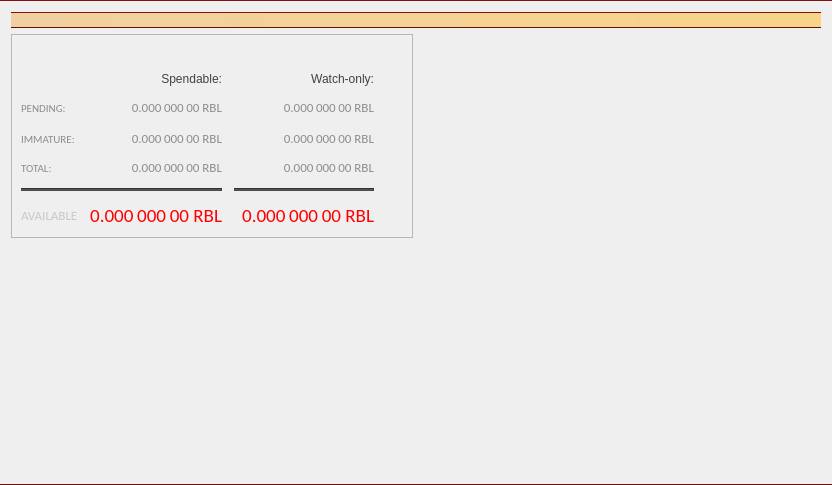
<?xml version="1.0" encoding="UTF-8"?>
<ui version="4.0">
 <class>OverviewPage</class>
 <widget class="QLabel" name="OverviewPage">
  <property name="enabled">
   <bool>true</bool>
  </property>
  <property name="geometry">
   <rect>
    <x>0</x>
    <y>0</y>
    <width>832</width>
    <height>485</height>
   </rect>
  </property>
  <property name="tabletTracking">
   <bool>false</bool>
  </property>
  <property name="acceptDrops">
   <bool>false</bool>
  </property>
  <property name="windowTitle">
   <string>Form</string>
  </property>
  <property name="autoFillBackground">
   <bool>false</bool>
  </property>
  <property name="styleSheet">
   <string notr="true">QLabel { border-bottom: 1.4px solid #414141; border-top: 1.4px solid #0A0A0A; border-bottom-color: qlineargradient(x1:0, y1:0, x2:0, y2:0.8, stop: 0 rgba(255,0,0,0.9), stop: 1 rgba(10,10,10,1.0)); border-top-color: qlineargradient(x1:0, y1:1, x2:0, y2:0, stop: 0 rgba(255,0,0,0.9), stop: 1 rgba(10,10,10,1.0)); }</string>
  </property>
  <property name="pixmap">
   <pixmap resource="../bitcoin.qrc">:/icons/overview_background</pixmap>
  </property>
  <property name="scaledContents">
   <bool>true</bool>
  </property>
  <property name="wordWrap">
   <bool>true</bool>
  </property>
  <property name="openExternalLinks">
   <bool>false</bool>
  </property>
  <layout class="QVBoxLayout" name="topLayout">
   <item>
    <widget class="QLabel" name="labelAlerts">
     <property name="visible">
      <bool>false</bool>
     </property>
     <property name="styleSheet">
      <string notr="true">QLabel { background-color: qlineargradient(x1: 0, y1: 0, x2: 1, y2: 0, stop:0 #F0D0A0, stop:1 #F8D488); color:#000000; }</string>
     </property>
     <property name="wordWrap">
      <bool>true</bool>
     </property>
     <property name="margin">
      <number>3</number>
     </property>
     <property name="textInteractionFlags">
      <set>Qt::TextSelectableByMouse</set>
     </property>
    </widget>
   </item>
   <item>
    <layout class="QHBoxLayout" name="horizontalLayout" stretch="1,1">
     <item>
      <layout class="QVBoxLayout" name="verticalLayout_2">
       <item>
        <widget class="QFrame" name="frame">
         <property name="frameShape">
          <enum>QFrame::StyledPanel</enum>
         </property>
         <property name="frameShadow">
          <enum>QFrame::Raised</enum>
         </property>
         <layout class="QVBoxLayout" name="verticalLayout_4">
          <item>
           <layout class="QHBoxLayout" name="horizontalLayout_4">
            <item>
             <widget class="QLabel" name="label_5">
              <property name="font">
               <font>
                <weight>75</weight>
                <bold>true</bold>
               </font>
              </property>
              <property name="styleSheet">
               <string>color: rgb(65, 65, 65); border-bottom: 0px solid; border-top: 0px solid;</string>
              </property>
              <property name="text">
               <string/>
              </property>
             </widget>
            </item>
            <item>
             <widget class="QPushButton" name="labelWalletStatus">
              <property name="enabled">
               <bool>true</bool>
              </property>
              <property name="maximumSize">
               <size>
                <width>30</width>
                <height>16777215</height>
               </size>
              </property>
              <property name="toolTip">
               <string>The displayed information may be out of date. Your wallet automatically synchronizes with Rebelcoin network after a connection is established, but this process has not completed yet.</string>
              </property>
              <property name="text">
               <string/>
              </property>
              <property name="icon">
               <iconset resource="../bitcoin.qrc">
                <normaloff>:/icons/warning</normaloff>
                <disabledoff>:/icons/warning</disabledoff>:/icons/warning</iconset>
              </property>
              <property name="iconSize">
               <size>
                <width>24</width>
                <height>24</height>
               </size>
              </property>
              <property name="flat">
               <bool>true</bool>
              </property>
             </widget>
            </item>
            <item>
             <spacer name="horizontalSpacer_3">
              <property name="orientation">
               <enum>Qt::Horizontal</enum>
              </property>
              <property name="sizeHint" stdset="0">
               <size>
                <width>40</width>
                <height>20</height>
               </size>
              </property>
             </spacer>
            </item>
           </layout>
          </item>
          <item>
           <layout class="QGridLayout" name="gridLayout">
            <property name="spacing">
             <number>12</number>
            </property>
            <item row="2" column="2">
             <widget class="QLabel" name="labelWatchPending">
              <property name="font">
               <font>
                <family>Calibri</family>
                <pointsize>10</pointsize>
                <weight>50</weight>
                <bold>false</bold>
               </font>
              </property>
              <property name="cursor">
               <cursorShape>IBeamCursor</cursorShape>
              </property>
              <property name="toolTip">
               <string>Unconfirmed transactions to watch-only addresses</string>
              </property>
              <property name="styleSheet">
               <string notr="true">color: rgb(140,140,140); border-bottom: 0px solid; border-top: 0px solid;</string>
              </property>
              <property name="text">
               <string notr="true">0.000 000 00 RBL</string>
              </property>
              <property name="alignment">
               <set>Qt::AlignRight|Qt::AlignTrailing|Qt::AlignVCenter</set>
              </property>
              <property name="textInteractionFlags">
               <set>Qt::LinksAccessibleByMouse|Qt::TextSelectableByKeyboard|Qt::TextSelectableByMouse</set>
              </property>
             </widget>
            </item>
            <item row="3" column="2">
             <widget class="QLabel" name="labelWatchImmature">
              <property name="font">
               <font>
                <family>Calibri</family>
                <pointsize>10</pointsize>
                <weight>50</weight>
                <bold>false</bold>
               </font>
              </property>
              <property name="cursor">
               <cursorShape>IBeamCursor</cursorShape>
              </property>
              <property name="toolTip">
               <string>Mined balance in watch-only addresses that has not yet matured</string>
              </property>
              <property name="styleSheet">
               <string notr="true">color: rgb(140,140,140); border-bottom: 0px solid; border-top: 0px solid;</string>
              </property>
              <property name="text">
               <string notr="true">0.000 000 00 RBL</string>
              </property>
              <property name="alignment">
               <set>Qt::AlignRight|Qt::AlignTrailing|Qt::AlignVCenter</set>
              </property>
              <property name="textInteractionFlags">
               <set>Qt::LinksAccessibleByMouse|Qt::TextSelectableByKeyboard|Qt::TextSelectableByMouse</set>
              </property>
             </widget>
            </item>
            <item row="5" column="0" colspan="2">
             <widget class="Line" name="line">
              <property name="font">
               <font>
                <pointsize>6</pointsize>
               </font>
              </property>
              <property name="styleSheet">
               <string notr="true">color: rgb(106, 106, 106);
background-color: rgb(75, 75, 75);</string>
              </property>
              <property name="frameShadow">
               <enum>QFrame::Sunken</enum>
              </property>
              <property name="lineWidth">
               <number>1</number>
              </property>
              <property name="midLineWidth">
               <number>0</number>
              </property>
              <property name="orientation">
               <enum>Qt::Horizontal</enum>
              </property>
             </widget>
            </item>
            <item row="3" column="0">
             <widget class="QLabel" name="labelImmatureText">
              <property name="font">
               <font>
                <family>Calibri</family>
                <pointsize>8</pointsize>
               </font>
              </property>
              <property name="styleSheet">
               <string notr="true">color: rgb(140,140,140); border-bottom: 0px solid; border-top: 0px solid;</string>
              </property>
              <property name="text">
               <string>IMMATURE:</string>
              </property>
             </widget>
            </item>
            <item row="3" column="1">
             <widget class="QLabel" name="labelImmature">
              <property name="font">
               <font>
                <family>Calibri</family>
                <pointsize>10</pointsize>
                <weight>50</weight>
                <bold>false</bold>
               </font>
              </property>
              <property name="cursor">
               <cursorShape>IBeamCursor</cursorShape>
              </property>
              <property name="toolTip">
               <string>Mined balance that has not yet matured</string>
              </property>
              <property name="styleSheet">
               <string notr="true">color: rgb(140,140,140); border-bottom: 0px solid; border-top: 0px solid;</string>
              </property>
              <property name="text">
               <string notr="true">0.000 000 00 RBL</string>
              </property>
              <property name="alignment">
               <set>Qt::AlignRight|Qt::AlignTrailing|Qt::AlignVCenter</set>
              </property>
              <property name="textInteractionFlags">
               <set>Qt::LinksAccessibleByMouse|Qt::TextSelectableByKeyboard|Qt::TextSelectableByMouse</set>
              </property>
             </widget>
            </item>
            <item row="0" column="1">
             <widget class="QLabel" name="labelSpendable">
              <property name="styleSheet">
               <string>color: rgb(65, 65, 65); border-bottom: 0px solid; border-top: 0px solid;</string>
              </property>
              <property name="text">
               <string>Spendable:</string>
              </property>
              <property name="alignment">
               <set>Qt::AlignRight|Qt::AlignTrailing|Qt::AlignVCenter</set>
              </property>
             </widget>
            </item>
            <item row="2" column="1">
             <widget class="QLabel" name="labelUnconfirmed">
              <property name="font">
               <font>
                <family>Calibri</family>
                <pointsize>10</pointsize>
                <weight>50</weight>
                <bold>false</bold>
               </font>
              </property>
              <property name="cursor">
               <cursorShape>IBeamCursor</cursorShape>
              </property>
              <property name="toolTip">
               <string>Total of transactions that have yet to be confirmed, and do not yet count toward the spendable balance</string>
              </property>
              <property name="styleSheet">
               <string notr="true">color: rgb(140,140,140); border-bottom: 0px solid; border-top: 0px solid;</string>
              </property>
              <property name="text">
               <string notr="true">0.000 000 00 RBL</string>
              </property>
              <property name="alignment">
               <set>Qt::AlignRight|Qt::AlignTrailing|Qt::AlignVCenter</set>
              </property>
              <property name="textInteractionFlags">
               <set>Qt::LinksAccessibleByMouse|Qt::TextSelectableByKeyboard|Qt::TextSelectableByMouse</set>
              </property>
             </widget>
            </item>
            <item row="5" column="2">
             <widget class="Line" name="lineWatchBalance">
              <property name="sizePolicy">
               <sizepolicy hsizetype="Preferred" vsizetype="Fixed">
                <horstretch>0</horstretch>
                <verstretch>0</verstretch>
               </sizepolicy>
              </property>
              <property name="minimumSize">
               <size>
                <width>140</width>
                <height>0</height>
               </size>
              </property>
              <property name="styleSheet">
               <string notr="true">color: rgb(106, 106, 106);
background-color: rgb(75, 75, 75);</string>
              </property>
              <property name="orientation">
               <enum>Qt::Horizontal</enum>
              </property>
             </widget>
            </item>
            <item row="4" column="0">
             <widget class="QLabel" name="labelTotalText">
              <property name="font">
               <font>
                <family>Calibri</family>
                <pointsize>8</pointsize>
               </font>
              </property>
              <property name="styleSheet">
               <string notr="true">color: rgb(140,140,140); border-bottom: 0px solid; border-top: 0px solid;</string>
              </property>
              <property name="text">
               <string>TOTAL:</string>
              </property>
             </widget>
            </item>
            <item row="0" column="2">
             <widget class="QLabel" name="labelWatchonly">
              <property name="styleSheet">
               <string>color: rgb(65, 65, 65); border-bottom: 0px solid; border-top: 0px solid;</string>
              </property>
              <property name="text">
               <string>Watch-only:</string>
              </property>
              <property name="alignment">
               <set>Qt::AlignRight|Qt::AlignTrailing|Qt::AlignVCenter</set>
              </property>
             </widget>
            </item>
            <item row="2" column="0">
             <widget class="QLabel" name="labelPendingText">
              <property name="font">
               <font>
                <family>Calibri</family>
                <pointsize>8</pointsize>
               </font>
              </property>
              <property name="styleSheet">
               <string notr="true">color: rgb(140,140,140); border-bottom: 0px solid; border-top: 0px solid;</string>
              </property>
              <property name="text">
               <string>PENDING:</string>
              </property>
             </widget>
            </item>
            <item row="6" column="0">
             <widget class="QLabel" name="labelBalanceText">
              <property name="font">
               <font>
                <family>Calibri</family>
                <pointsize>10</pointsize>
                <weight>50</weight>
                <bold>false</bold>
               </font>
              </property>
              <property name="styleSheet">
               <string notr="true">border-bottom: 0px solid; border-top: 0px solid; color: rgb(200, 200, 200);</string>
              </property>
              <property name="text">
               <string>AVAILABLE</string>
              </property>
             </widget>
            </item>
            <item row="6" column="2">
             <widget class="QLabel" name="labelWatchAvailable">
              <property name="font">
               <font>
                <family>Calibri</family>
                <pointsize>14</pointsize>
                <weight>50</weight>
                <bold>false</bold>
               </font>
              </property>
              <property name="cursor">
               <cursorShape>IBeamCursor</cursorShape>
              </property>
              <property name="toolTip">
               <string>Your current balance in watch-only addresses</string>
              </property>
              <property name="styleSheet">
               <string notr="true">color: rgb(255, 0, 0); border-bottom: 0px solid; border-top: 0px solid;</string>
              </property>
              <property name="text">
               <string notr="true">0.000 000 00 RBL</string>
              </property>
              <property name="alignment">
               <set>Qt::AlignRight|Qt::AlignTrailing|Qt::AlignVCenter</set>
              </property>
              <property name="textInteractionFlags">
               <set>Qt::LinksAccessibleByMouse|Qt::TextSelectableByKeyboard|Qt::TextSelectableByMouse</set>
              </property>
             </widget>
            </item>
            <item row="6" column="1">
             <widget class="QLabel" name="labelBalance">
              <property name="font">
               <font>
                <family>Calibri</family>
                <pointsize>14</pointsize>
                <weight>50</weight>
                <bold>false</bold>
               </font>
              </property>
              <property name="cursor">
               <cursorShape>IBeamCursor</cursorShape>
              </property>
              <property name="toolTip">
               <string>Your current spendable balance</string>
              </property>
              <property name="styleSheet">
               <string notr="true">color: rgb(255, 0, 0); border-bottom: 0px solid; border-top: 0px solid;</string>
              </property>
              <property name="text">
               <string notr="true">0.000 000 00 RBL</string>
              </property>
              <property name="alignment">
               <set>Qt::AlignRight|Qt::AlignTrailing|Qt::AlignVCenter</set>
              </property>
              <property name="textInteractionFlags">
               <set>Qt::LinksAccessibleByMouse|Qt::TextSelectableByKeyboard|Qt::TextSelectableByMouse</set>
              </property>
             </widget>
            </item>
            <item row="2" column="3">
             <spacer name="horizontalSpacer_2">
              <property name="orientation">
               <enum>Qt::Horizontal</enum>
              </property>
              <property name="sizeHint" stdset="0">
               <size>
                <width>40</width>
                <height>20</height>
               </size>
              </property>
             </spacer>
            </item>
            <item row="4" column="1">
             <widget class="QLabel" name="labelTotal">
              <property name="font">
               <font>
                <family>Calibri</family>
                <pointsize>10</pointsize>
                <weight>50</weight>
                <bold>false</bold>
               </font>
              </property>
              <property name="cursor">
               <cursorShape>IBeamCursor</cursorShape>
              </property>
              <property name="toolTip">
               <string>Your current total balance</string>
              </property>
              <property name="styleSheet">
               <string notr="true">color: rgb(140,140,140); border-bottom: 0px solid; border-top: 0px solid;</string>
              </property>
              <property name="text">
               <string notr="true">0.000 000 00 RBL</string>
              </property>
              <property name="alignment">
               <set>Qt::AlignRight|Qt::AlignTrailing|Qt::AlignVCenter</set>
              </property>
              <property name="textInteractionFlags">
               <set>Qt::LinksAccessibleByMouse|Qt::TextSelectableByKeyboard|Qt::TextSelectableByMouse</set>
              </property>
             </widget>
            </item>
            <item row="4" column="2">
             <widget class="QLabel" name="labelWatchTotal">
              <property name="font">
               <font>
                <family>Calibri</family>
                <pointsize>10</pointsize>
                <weight>50</weight>
                <bold>false</bold>
               </font>
              </property>
              <property name="cursor">
               <cursorShape>IBeamCursor</cursorShape>
              </property>
              <property name="toolTip">
               <string>Current total balance in watch-only addresses</string>
              </property>
              <property name="styleSheet">
               <string notr="true">color: rgb(140,140,140); border-bottom: 0px solid; border-top: 0px solid;</string>
              </property>
              <property name="text">
               <string notr="true">0.000 000 00 RBL</string>
              </property>
              <property name="alignment">
               <set>Qt::AlignRight|Qt::AlignTrailing|Qt::AlignVCenter</set>
              </property>
              <property name="textInteractionFlags">
               <set>Qt::LinksAccessibleByMouse|Qt::TextSelectableByKeyboard|Qt::TextSelectableByMouse</set>
              </property>
             </widget>
            </item>
           </layout>
          </item>
         </layout>
        </widget>
       </item>
       <item>
        <spacer name="verticalSpacer">
         <property name="orientation">
          <enum>Qt::Vertical</enum>
         </property>
         <property name="sizeHint" stdset="0">
          <size>
           <width>20</width>
           <height>40</height>
          </size>
         </property>
        </spacer>
       </item>
      </layout>
     </item>
     <item>
      <layout class="QVBoxLayout" name="verticalLayout_3">
       <item>
        <widget class="QFrame" name="frame_2">
         <property name="styleSheet">
          <string notr="true">border-bottom: 0px solid; border-top: 0px solid;</string>
         </property>
         <property name="frameShape">
          <enum>QFrame::StyledPanel</enum>
         </property>
         <property name="frameShadow">
          <enum>QFrame::Raised</enum>
         </property>
         <layout class="QVBoxLayout" name="verticalLayout">
          <item>
           <layout class="QHBoxLayout" name="horizontalLayout_2">
            <item>
             <widget class="QLabel" name="label_4">
              <property name="font">
               <font>
                <weight>75</weight>
                <bold>true</bold>
               </font>
              </property>
              <property name="text">
               <string/>
              </property>
             </widget>
            </item>
            <item>
             <widget class="QPushButton" name="labelTransactionsStatus">
              <property name="enabled">
               <bool>true</bool>
              </property>
              <property name="maximumSize">
               <size>
                <width>30</width>
                <height>16777215</height>
               </size>
              </property>
              <property name="toolTip">
               <string>The displayed information may be out of date. Your wallet automatically synchronizes with Rebelcoin network after a connection is established, but this process has not completed yet.</string>
              </property>
              <property name="text">
               <string/>
              </property>
              <property name="icon">
               <iconset resource="../bitcoin.qrc">
                <normaloff>:/icons/warning</normaloff>
                <disabledoff>:/icons/warning</disabledoff>:/icons/warning</iconset>
              </property>
              <property name="iconSize">
               <size>
                <width>24</width>
                <height>24</height>
               </size>
              </property>
              <property name="flat">
               <bool>true</bool>
              </property>
             </widget>
            </item>
            <item>
             <spacer name="horizontalSpacer">
              <property name="orientation">
               <enum>Qt::Horizontal</enum>
              </property>
              <property name="sizeHint" stdset="0">
               <size>
                <width>40</width>
                <height>20</height>
               </size>
              </property>
             </spacer>
            </item>
           </layout>
          </item>
          <item>
           <spacer name="horizontalSpacer_6">
            <property name="orientation">
             <enum>Qt::Horizontal</enum>
            </property>
            <property name="sizeHint" stdset="0">
             <size>
              <width>40</width>
              <height>20</height>
             </size>
            </property>
           </spacer>
          </item>
          <item>
           <spacer name="horizontalSpacer_7">
            <property name="orientation">
             <enum>Qt::Horizontal</enum>
            </property>
            <property name="sizeHint" stdset="0">
             <size>
              <width>40</width>
              <height>20</height>
             </size>
            </property>
           </spacer>
          </item>
          <item>
           <spacer name="horizontalSpacer_4">
            <property name="orientation">
             <enum>Qt::Horizontal</enum>
            </property>
            <property name="sizeHint" stdset="0">
             <size>
              <width>40</width>
              <height>20</height>
             </size>
            </property>
           </spacer>
          </item>
          <item>
           <spacer name="horizontalSpacer_5">
            <property name="orientation">
             <enum>Qt::Horizontal</enum>
            </property>
            <property name="sizeHint" stdset="0">
             <size>
              <width>40</width>
              <height>20</height>
             </size>
            </property>
           </spacer>
          </item>
          <item>
           <spacer name="horizontalSpacer_8">
            <property name="orientation">
             <enum>Qt::Horizontal</enum>
            </property>
            <property name="sizeHint" stdset="0">
             <size>
              <width>40</width>
              <height>20</height>
             </size>
            </property>
           </spacer>
          </item>
          <item>
           <spacer name="horizontalSpacer_9">
            <property name="orientation">
             <enum>Qt::Horizontal</enum>
            </property>
            <property name="sizeHint" stdset="0">
             <size>
              <width>40</width>
              <height>20</height>
             </size>
            </property>
           </spacer>
          </item>
          <item>
           <widget class="QListView" name="listTransactions">
            <property name="styleSheet">
             <string notr="true">QListView { background: transparent; }</string>
            </property>
            <property name="frameShape">
             <enum>QFrame::NoFrame</enum>
            </property>
            <property name="verticalScrollBarPolicy">
             <enum>Qt::ScrollBarAlwaysOff</enum>
            </property>
            <property name="horizontalScrollBarPolicy">
             <enum>Qt::ScrollBarAlwaysOff</enum>
            </property>
            <property name="selectionMode">
             <enum>QAbstractItemView::NoSelection</enum>
            </property>
           </widget>
          </item>
         </layout>
        </widget>
       </item>
       <item>
        <spacer name="verticalSpacer_2">
         <property name="orientation">
          <enum>Qt::Vertical</enum>
         </property>
         <property name="sizeHint" stdset="0">
          <size>
           <width>20</width>
           <height>40</height>
          </size>
         </property>
        </spacer>
       </item>
      </layout>
     </item>
    </layout>
   </item>
  </layout>
 </widget>
 <resources>
  <include location="../bitcoin.qrc"/>
 </resources>
 <connections/>
</ui>
